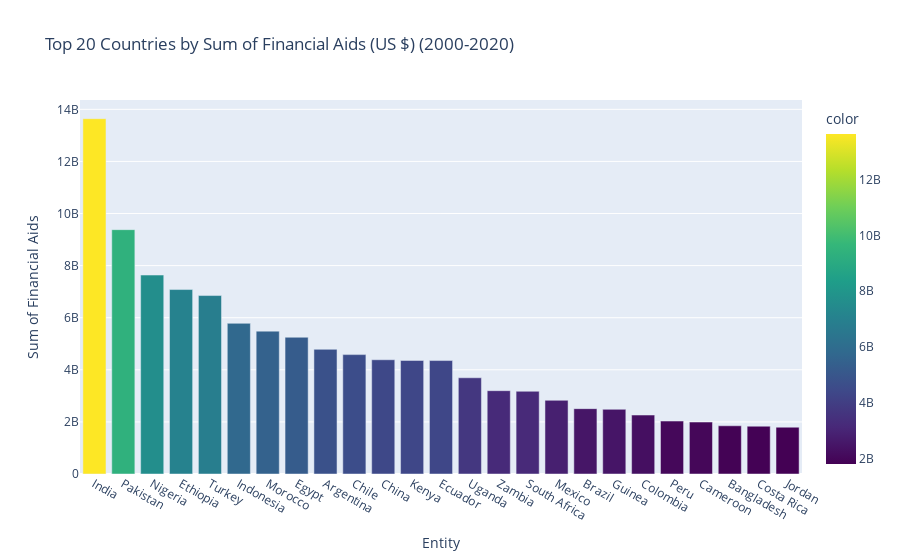

The notebook cell saved with this chart:
### Code cell
# Filter the DataFrame for the years 2000-2020
df_filtered = df[(df['Year'] >= 2000) & (df['Year'] <= 2020)]

# Sum the GDP by country
co2_sum_by_country = df_filtered.groupby('Entity')['Financial flows to developing countries (US $)'].sum()

# Sort the series to find the top 20 countries
top_countries = co2_sum_by_country.sort_values(ascending=False).head(25)

# Create the bar chart using Plotly Express
fig = px.bar(top_countries, x=top_countries.index, y=top_countries.values,
             title="Top 20 Countries by Sum of Financial Aids (US $) (2000-2020)",
             labels={'x': 'Country', 'y': 'Sum of Financial Aids'},
             color=top_countries.values,
             color_continuous_scale=px.colors.sequential.Viridis)

# Show the plot
fig.show()

### Figure 1 — Plotly figure (JSON) as saved in the notebook; plotly's stock layout.template omitted (floating-point values rounded to 4 significant figures)
{"data": [{"alignmentgroup": "True", "hovertemplate": "Entity=%{x}<br>Sum of Financial Aids=%{y}<br>color=%{marker.color}<extra></extra>", "legendgroup": "", "marker": {"color": [13640660000, 9380930000, 7637760000, 7080980000, 6850950000, 5784890000, 5485210000, 5250330000, 4785950000, 4583260000, 4386520000, 4359590000, 4355500000, 3694560000, 3198710000, 3175600000, 2829110000, 2508780000, 2483030000, 2263430000, 2032630000, 1994270000, 1851050000, 1835020000, 1796960000], "coloraxis": "coloraxis", "pattern": {"shape": ""}}, "name": "", "offsetgroup": "", "orientation": "v", "showlegend": false, "textposition": "auto", "type": "bar", "x": ["India", "Pakistan", "Nigeria", "Ethiopia", "Turkey", "Indonesia", "Morocco", "Egypt", "Argentina", "Chile", "China", "Kenya", "Ecuador", "Uganda", "Zambia", "South Africa", "Mexico", "Brazil", "Guinea", "Colombia", "Peru", "Cameroon", "Bangladesh", "Costa Rica", "Jordan"], "xaxis": "x", "y": [13640660000, 9380930000, 7637760000, 7080980000, 6850950000, 5784890000, 5485210000, 5250330000, 4785950000, 4583260000, 4386520000, 4359590000, 4355500000, 3694560000, 3198710000, 3175600000, 2829110000, 2508780000, 2483030000, 2263430000, 2032630000, 1994270000, 1851050000, 1835020000, 1796960000], "yaxis": "y"}], "layout": {"barmode": "relative", "coloraxis": {"colorbar": {"title": {"text": "color"}}, "colorscale": [[0, "#440154"], [0.1111, "#482878"], [0.2222, "#3e4989"], [0.3333, "#31688e"], [0.4444, "#26828e"], [0.5556, "#1f9e89"], [0.6667, "#35b779"], [0.7778, "#6ece58"], [0.8889, "#b5de2b"], [1, "#fde725"]]}, "legend": {"tracegroupgap": 0}, "title": {"text": "Top 20 Countries by Sum of Financial Aids (US $) (2000-2020)"}, "xaxis": {"anchor": "y", "domain": [0, 1], "title": {"text": "Entity"}}, "yaxis": {"anchor": "x", "domain": [0, 1], "title": {"text": "Sum of Financial Aids"}}}}
